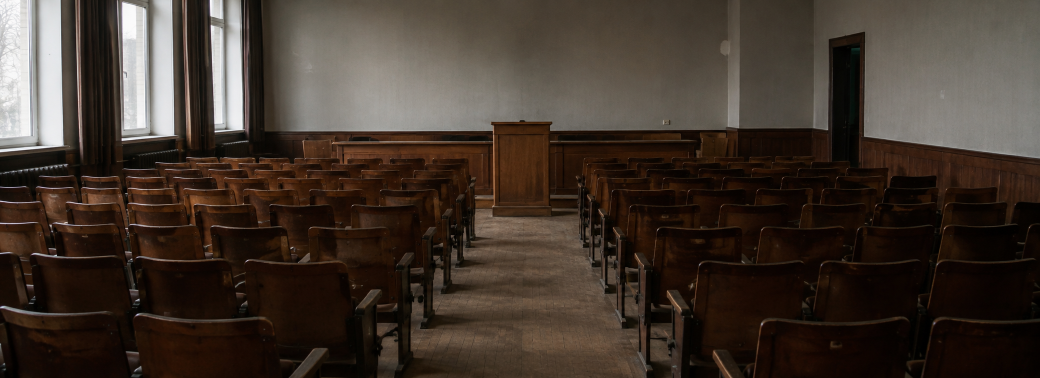
#> input picture tools/assets/source/event_pictures/parliament_chamber.png, 2079 x 756 px (shown at 1/2 size)
$ python build_adiscord_event_pictures.py
#> lines starting #> are read from the running program, lines starting #| are printed output that depends on the picture
### tools/builders/build_adiscord_event_ui_assets.py
#!/usr/bin/env python3
"""Build the restrained A-Discord ordinary-event popup surfaces.

The source illustration is intentionally generic and exists only for the
console-driven event UI QA cases.  All generated outputs are deterministic;
run without ``--apply`` first, then explicitly apply stale outputs.
"""

from __future__ import annotations

import argparse
from functools import lru_cache
from io import BytesIO
from pathlib import Path

from PIL import Image, ImageDraw, ImageEnhance, ImageFilter, ImageOps

from tools.lib.adiscord_ui_surfaces import (
    PALETTES,
    apply_or_check,
    load_surface_source,
    metal_surface,
    outer_frame,
)
from tools.lib.paths import repository_root


ROOT = repository_root()
METAL_SOURCE = ROOT / "tools/assets/source/production_gui/production_surface_source.png"
TEST_PICTURE_SOURCE = (
    ROOT / "tools/assets/source/event_pictures/event_adiscord_ui_test_source.png"
)

POPUP_BG = ROOT / "gfx/interface/event_popup_bg.png"
POPUP_TOP = ROOT / "gfx/interface/event_popup_top.png"
POPUP_MIDDLE = ROOT / "gfx/interface/event_popup_middle.png"
POPUP_BOTTOM = ROOT / "gfx/interface/event_popup_bottom.png"
PRINT_TEMPLATE = ROOT / "tools/assets/source/news_picture.psd"
OPTION_ENTRY = ROOT / "gfx/interface/event_option_entry_adiscord.png"
PREVIEW = ROOT / "docs/development/previews/ADISCORD_event_window_preview.png"
TEST_PICTURE = ROOT / "gfx/event_pictures/event_adiscord_ui_test.png"

WINDOW_SIZE = (615, 650)
TOP_SIZE = (615, 100)
MIDDLE_SIZE = (615, 64)
BOTTOM_SIZE = (615, 372)
OPTION_SIZE = (300, 35)
PICTURE_SIZE = (507, 184)
PREVIEW_SIZE = (1600, 900)

PALETTE = PALETTES["technology"]


# [4 lines left out: function _png_bytes, not called in this run]


@lru_cache(maxsize=2)
def _picture_print_overlay(size: tuple[int, int]) -> Image.Image:
    from psd_tools import PSDImage

    document = PSDImage.open(PRINT_TEMPLATE)
    layer, = (item for item in document if item.name == "event_news_pic_overlay")
    # The last canvas row is outside the print layer. Keep that transparent edge.
    canvas = Image.new("RGBA", document.size)
    canvas.paste(layer.topil().convert("RGBA"), layer.offset)
    return canvas.resize(size, Image.Resampling.LANCZOS)


def print_event_picture(picture: Image.Image) -> Image.Image:
    return Image.alpha_composite(picture.convert("RGBA"), _picture_print_overlay(picture.size)).convert("RGB")


def _metal_source() -> Image.Image:
    return load_surface_source(METAL_SOURCE, (1024, 1024))


# [191 lines left out: functions _test_picture_source, _popup_background, _section_surface, _draw_vertical_shell_edges, _top_overlay, _middle_tile and 6 more, not called in this run]


# [2 lines that do not run on import are left out]

### tools/lib/paths.py
"""Stable repository-path helpers for package modules and root-level facades.

``repository_root`` derives the root from this file's location, so it is
identical when imported as ``tools.lib.paths`` or as ``lib.paths`` by a tool
run directly from the legacy ``tools/`` directory.
"""

from __future__ import annotations

import re
from pathlib import Path


def repository_root() -> Path:
    """Return the A-Discord repository root containing the ``tools`` directory."""
    return Path(__file__).resolve().parents[2]


# [27 lines left out: function source_section, not called in this run]

### tools/builders/build_adiscord_event_pictures.py
"""Format event artwork for COUNTRY (507x184) and NEWS (up to 396x153).

Owns standardized artwork, its GFX extension, and the review contact sheet.
Story assignments remain hand-authored in events/*.txt. Original artwork is
preserved. Photographs receive the print layer unless already printed.
"""

from __future__ import annotations

import argparse
from io import BytesIO
from pathlib import Path

from PIL import Image, ImageDraw, ImageOps

from tools.builders.build_adiscord_event_ui_assets import _test_picture as military_headquarters_art
from tools.builders.build_adiscord_event_ui_assets import print_event_picture
from tools.lib.adiscord_ui_surfaces import apply_or_check
from tools.lib.paths import repository_root


ROOT = repository_root()
ART_ROOT = ROOT / "gfx/event_pictures"
SOURCE_ROOT = ROOT / "tools/assets/source/event_pictures"
GFX = ROOT / "interface/ADISCORD_event_art.gfx"
PREVIEW = ROOT / "docs/development/previews/ADISCORD_event_art_contact_sheet.png"
SIZES = {"country": (507, 184), "news": (396, 153)}
# Country and news formats can have independently authored sources.
ART = {
    "parliament_chamber": ("source/parliament_chamber.png", ("country", "news")),
    "negotiation_table": ("source/negotiation_table.png", ("country", "news")),
    "military_headquarters": ("source/event_adiscord_ui_test_source.png", ("country",)),
    "nectar_of_the_gods": ("source/nectar_of_the_gods.png", ("country",)),
    "city_in_civil_war": ("source/news/urban_patrol.png", ("news",)),
    "vorkerland_explosion": (
        "source/vorkerland_explosion_country.png",
        ("country", "news"),
    ),
    "vorkerland_northern_settlement": ("source/news/northern_patrol.png", ("news",)),
    "army_formation": ("source/news/military_formation.png", ("news",)),
    "treaty_signing": ("source/news/constituent_assembly.png", ("news",)),
    "peace_negotiations": ("source/news/peace_signing.png", ("news",)),
    "military_planning": ("source/military_planning_color.png", ("country", "news")),
    "urban_resistance": ("source/news/resistance_fighters.png", ("news",)),
    "armed_uprising": ("source/news/urban_combat.png", ("news",)),
    "kefreyt_address": ("source/news/kefreyt_address.png", ("news",)),
    "imperial_proclamation": ("source/news/imperial_proclamation.png", ("news",)),
    "vorkerland_world_empire": ("standard/news/vorkerland_world_empire_news.png", ("news",)),
    "stelander_empire": ("source/news/stelander_empire.png", ("news",)),
    "perimeter_checkpoint": ("source/perimeter_checkpoint.png", ("country",)),
    "expedition_camp": ("source/expedition_camp.png", ("country",)),
    "administrative_office": ("source/administrative_office.png", ("country",)),
    "school_classroom": ("source/school_classroom.png", ("country",)),
    "burning_shabrat_posters": ("source/burning_shabrat_posters.png", ("country",)),
    "factory_workshop": ("source/factory_workshop_color.png", ("country",)),
}

# These native-size plates are the editable inputs. A separate print is needed
# when the supplied artwork has no print texture of its own.
FINISHED_COUNTRY = (
    "valley_irrigation_survey",
    "signal_archive_basement",
    "village_fingerprint_signing",
    "registry_office_keys",
    "pipeline_welding",
    "port_machinery_unloading",
    "road_barrier_bus",
    "freighter_docking",
    "ledger_handover",
    "mountain_militia_assembly",
    "field_switchboard",
    "pier_evacuation",
    "rail_yard_waybills",
    "railway_signal_box",
    "nam_arktur_arsenal",
    "nam_board_session",
    "nam_chair_handover",
    "nam_ferrant_steel",
    "nam_karamyshev_officers",
    "nam_loren_oil",
    "nam_navis_shipping",
    "nam_reidbank_credit",
    "nam_smenkom_exchange",
    "nam_weber_committees",
)
ART.update(
    {scene: (f"standard/country/{scene}.png", ("country",)) for scene in FINISHED_COUNTRY}
)

PREPRINTED_COUNTRY = {
    "freighter_docking", "ledger_handover", "pier_evacuation", "pipeline_welding",
    "port_machinery_unloading", "rail_yard_waybills", "railway_signal_box",
    "registry_office_keys", "road_barrier_bus", "village_fingerprint_signing",
}

# Preserve public sprite IDs while naming the textures after their visible scene.
NEWS_SCENES = {
    "city_in_civil_war": "urban_patrol",
    "vorkerland_northern_settlement": "northern_patrol",
    "army_formation": "military_formation",
    "treaty_signing": "constituent_assembly",
    "peace_negotiations": "peace_signing",
    "urban_resistance": "resistance_fighters",
    "armed_uprising": "urban_combat",
}

# These finished newspaper plates are edited in place. Keep the entire layout
# when scaling them for the NEWS widget, which applies its own 1.26x scale.
PRINT_NEWS = {
    "parliament_chamber": "parliament_chamber",
    "army_formation": "military_formation",
    "kefreyt_address": "kefreyt_address",
    "vorkerland_world_empire": "vorkerland_world_empire_news",
}

# These source photographs already contain the template's print layer.
# The separately finished PRINT_NEWS plates also carry their own print.
PREPRINTED_NEWS_PHOTOS = {
    "armed_uprising", "city_in_civil_war", "imperial_proclamation", "military_planning",
    "negotiation_table", "peace_negotiations", "treaty_signing", "urban_resistance",
    "vorkerland_explosion", "vorkerland_northern_settlement",
}


def sprite_name(scene: str, kind: str) -> str:
    if scene == "vorkerland_world_empire" and kind == "news":
        return "GFX_news_event_vorkerland_world_empire"
    prefix = "GFX_news_event" if kind == "news" else "GFX_event"
    return f"{prefix}_adiscord_{scene}"


def texture_path(scene: str, kind: str) -> Path:
    if kind == "country" and scene in FINISHED_COUNTRY and scene not in PREPRINTED_COUNTRY:
        return ART_ROOT / "standard/country" / f"{scene}_print.png"
    if kind == "news" and scene in PRINT_NEWS:
        return ART_ROOT / "standard/news" / f"{PRINT_NEWS[scene]}_print.png"
    filename = NEWS_SCENES.get(scene, scene) if kind == "news" else scene
    return ART_ROOT / "standard" / kind / f"{filename}.png"


def formatted_art(scene: str, kind: str) -> Image.Image:
#> called with scene = 'parliament_chamber', kind = 'country'
    source, formats = ART[scene]
    if kind not in formats:
        raise ValueError(f"unsupported event artwork format: {scene}/{kind}")
    if scene == "military_headquarters":
        # The UI asset owner supplies the shared rendering without a runtime-file dependency.
        return military_headquarters_art()
    if kind == "news" and scene in PRINT_NEWS:
        with Image.open(ART_ROOT / "standard/news" / f"{PRINT_NEWS[scene]}.png") as plate:
            return ImageOps.contain(plate.convert("RGB"), SIZES[kind], Image.Resampling.LANCZOS)
    if kind == "news":
        source = "source/news/" + NEWS_SCENES.get(scene, scene) + ".png"
    source_path = (
        SOURCE_ROOT / source.removeprefix("source/")
        if source.startswith("source/")
        else ART_ROOT / source
    )
    with Image.open(source_path) as image:
#> image is the input picture: PIL image 2079x756 RGB; mean R, G, B 64.8, 53.2, 44.5
        artwork = image.convert("RGB")
        picture = ImageOps.fit(artwork, SIZES[kind], method=Image.Resampling.LANCZOS)
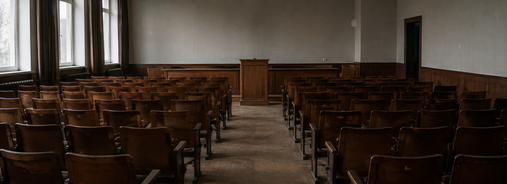
#> picture: PIL image 507x184 RGB; mean R, G, B 64.8, 53.2, 44.5
    preprinted = PREPRINTED_NEWS_PHOTOS if kind == "news" else PREPRINTED_COUNTRY
    return picture if scene in preprinted else print_event_picture(picture)


def _png(image: Image.Image) -> bytes:
    stream = BytesIO()
    image.save(stream, format="PNG", compress_level=9)
    return stream.getvalue()


def expected_outputs(include_preview: bool = False) -> dict[Path, bytes]:
    outputs = {}
    entries = []
    images = []
    for scene, (_, formats) in ART.items():
        for kind in formats:
            path = texture_path(scene, kind)
            artwork = formatted_art(scene, kind)
            outputs[path] = _png(artwork)
            images.append((f"{kind.upper()} / {scene}", artwork))
            entries.append(
                '\tspriteType = {\n'
                f'\t\tname = "{sprite_name(scene, kind)}"\n'
                f'\t\ttexturefile = "{path.relative_to(ROOT).as_posix()}"\n'
                '\t}\n'
            )
    outputs[GFX] = (
        '# Generated by tools/builders/build_adiscord_event_pictures.py.\n'
        'spriteTypes = {\n' + ''.join(entries) + '}\n'
    ).encode("utf-8")
    if not include_preview:
        return outputs
    # Native pixel-size contact sheet; labels are preview-only.
    sheet = Image.new("RGB", (1094, ((len(images) + 1) // 2) * 222 + 20), (18, 23, 24))
    draw = ImageDraw.Draw(sheet)
    for index, (label, artwork) in enumerate(images):
        x, y = 20 + index % 2 * 537, 20 + index // 2 * 222
        draw.text((x, y), label, fill=(219, 226, 223))
        sheet.paste(artwork, (x, y + 20))
    outputs[PREVIEW] = _png(sheet)
    return outputs


def main() -> int:
    parser = argparse.ArgumentParser(description=__doc__)
    actions = parser.add_mutually_exclusive_group()
    actions.add_argument("--check", action="store_true")
    actions.add_argument("--apply", action="store_true")
    parser.add_argument("--preview", action="store_true", help="Include the development contact sheet.")
    args = parser.parse_args()
    return apply_or_check(expected_outputs(include_preview=args.preview), args.apply, "Event artwork")


if __name__ == "__main__":
#> (the run stopped early here; a loop or call above may not have finished)
